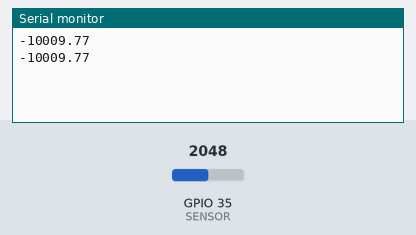
Simulated run of this sketch. Board: ESP32. Parts: the last lines printed to the serial monitor. The test bench sets the inputs (shaded band); at power-on: GPIO 35 (SENSOR) = 2048.

Above: at 1.8 s.
1.9 s: GPIO 35 (SENSOR) set to 0
At 2.6 s:
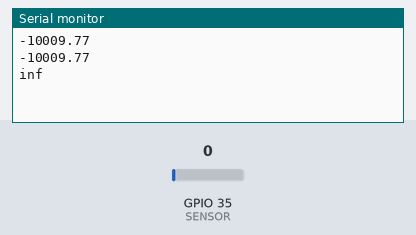
4.5 s: GPIO 35 (SENSOR) set to 341
At 5.8 s:
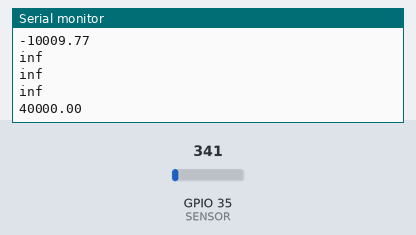

The sketch:

Calibracion_RS.ino
```cpp
#include <math.h>
#define SENSOR 35
#define DELAY 1000

double adc;
int RL = 20000;
double RS;
double cont = 0.0;
double a = 5.5973021420;
double b = -0.365425824;
double RSF;

void setup() {
  Serial.begin(115200);
}

void loop() {
  for ( int i = 0; i < 301; i++){
    adc = analogRead(SENSOR);
    RS = RL * (1023/adc) - RL;
    Serial.println(RS);
    cont = cont + RS;
    delay(DELAY);
  }

  RSF = cont / 300;

  adc = analogRead(SENSOR);
  double R0 = RSF/(a*(pow(414.47, b)));

  Serial.print("RS: ");
  Serial.println(RSF);

  Serial.print("R0: ");
  Serial.println(R0);
}
```

Measured:
- after the input at 1.9 s, the serial monitor: prints a new line after 0.10 s (image 1)
- after the input at 4.5 s, the serial monitor: prints a new line after 0.50 s (image 2)
